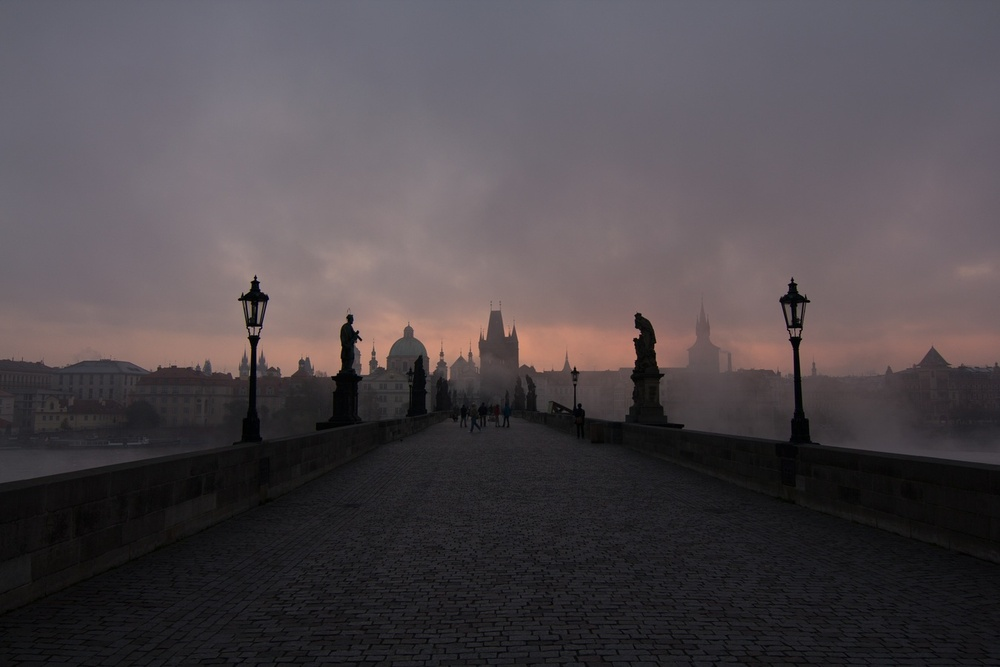
%> input picture 大三下数字图像处理/20200610/第9章实验内容/1.jpg, 1000 x 667 px, shrunk from 1350 x 900 before the run
$ octave test2.m   (GNU Octave 9; MATLAB toolbox functions it lacks are replaced by stand-ins)
%> lines starting %> are read from the running program, lines starting %| are printed output that depends on the picture; in (x1, y1, x2, y2) boxes, pixels count from 0 and x2, y2 are one past the last pixel; in counts of white or black regions, pixels touching at a corner belong together; the program's own positions count from 1
clc
clear

I=imread('1.jpg');
%> I is the input picture: size 667x1000x3 uint8; mean R, G, B 78.6, 71.9, 76
I=rgb2gray(I);
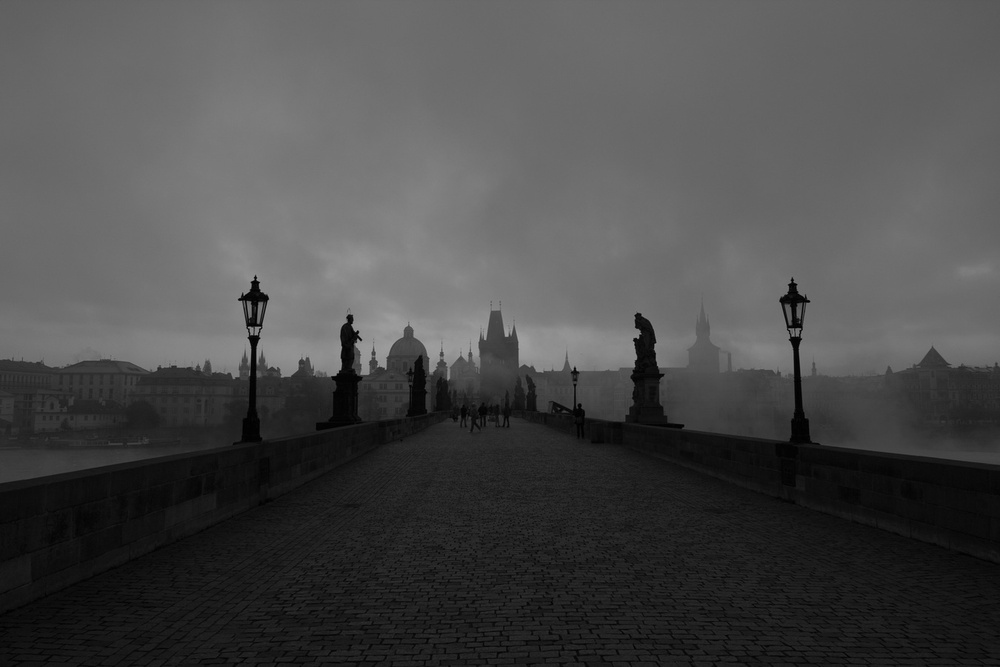
%> I: size 667x1000 uint8; min 0, max 166, mean 74.4
figure(1);imshow(I),title('原图');
Edge=edge(I,'sobel');
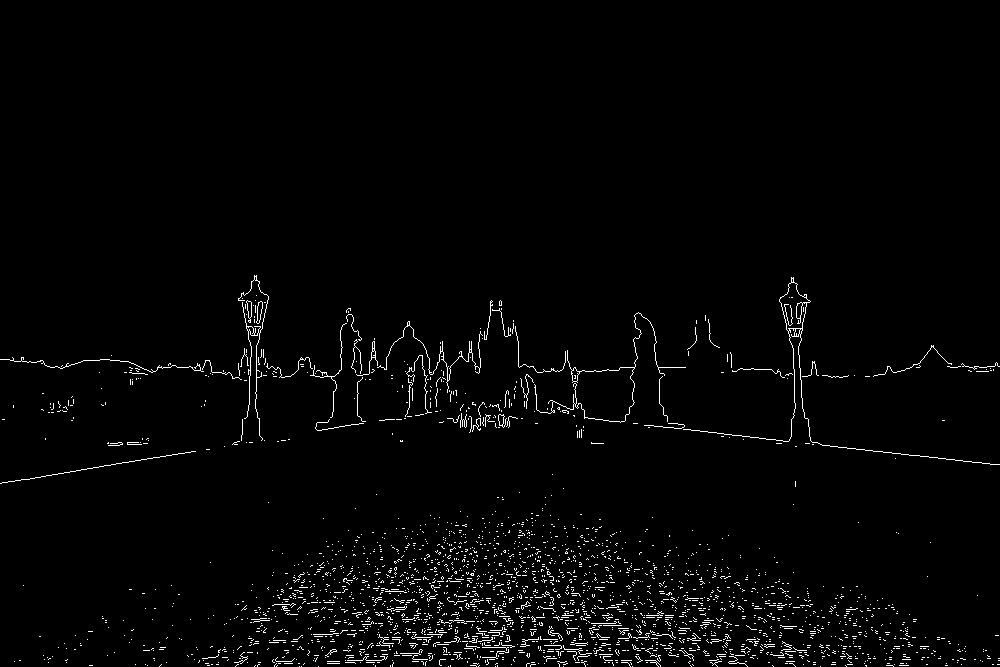
%> Edge: size 667x1000 logical; 2% white in thin lines or dots, all inside (x1, y1, x2, y2) = (0, 275, 1000, 667)
figure(2);imshow(Edge);title('提取边缘');
se=strel('square',2);
I1=imdilate(Edge,se);
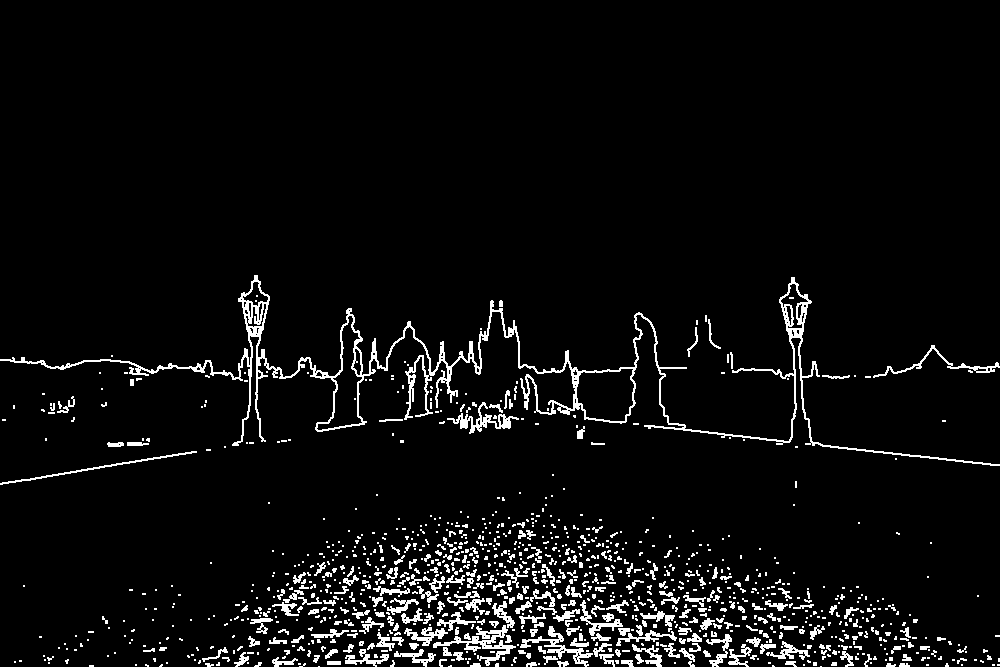
%> I1: size 667x1000 logical; 5.1% white in thin lines or dots, all inside (x1, y1, x2, y2) = (0, 275, 1000, 667)
imwrite(I1,'edge.png');
figure(3);imshow(I1);title('膨胀处理后的边缘');
